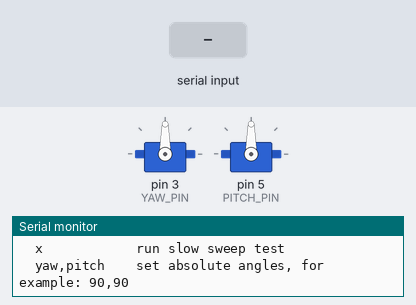
Simulated run of this sketch. Board: Arduino Nano, built with avr-gcc and run on an emulated ATmega328P. On the bench: 2 × servo, the last lines printed to the serial monitor. Inputs (shaded band) come from the test bench.

Above: at 1.5 s.
1.6 s: "x\n" received over Serial
At 1.75 s:
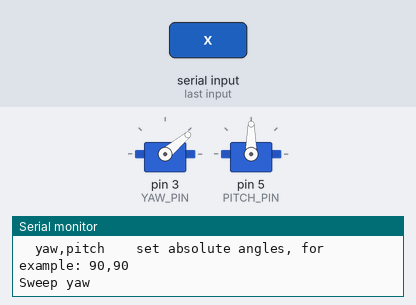
4.6 s: "c,1\n" received over Serial
7.6 s: "c,150\n" received over Serial
At 8.8 s:
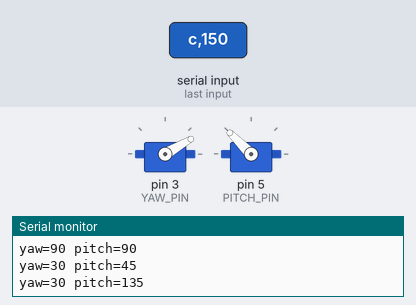
9.1 s: "x\n" received over Serial
At 9.57 s:
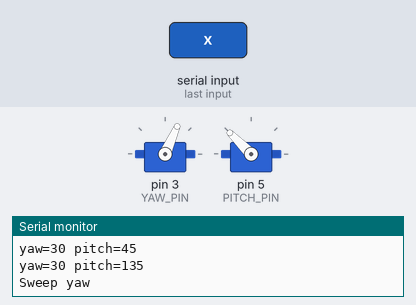
12.1 s: "x,1\n" received over Serial
15.1 s: "x,150\n" received over Serial
At 15.8 s:
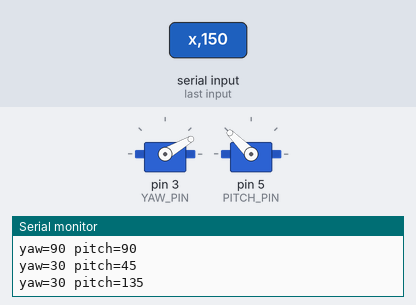
Timing chart, 0 to 17.6 s (numbered marks = the images above; inputs shaded):
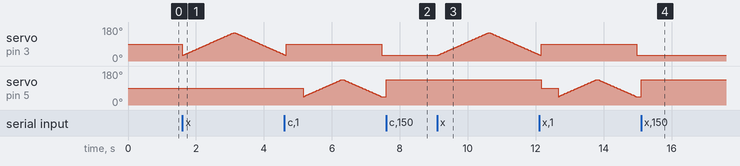

Measured:
- after the input at 7.6 s, servo on pin 5 (PITCH_PIN): 45° → 135° at once
- after the input at 9.1 s, servo on pin 3 (YAW_PIN): rises from 30° to 150° in 1.5 s, then falls to 34° in 1.5 s
- after the input at 15.1 s, servo on pin 5 (PITCH_PIN): 45° → 135° at once

The sketch:

nano_gimbal_test.ino
```cpp
#include <Servo.h>

const byte YAW_PIN = 3;
const byte PITCH_PIN = 5;

const int YAW_CENTER = 90;
const int PITCH_CENTER = 90;

// First keep a conservative range. Increase only after checking the mechanism.
const int YAW_MIN = 30;
const int YAW_MAX = 150;
const int PITCH_MIN = 45;
const int PITCH_MAX = 135;

const bool YAW_REVERSE = false;
const bool PITCH_REVERSE = false;

Servo yawServo;
Servo pitchServo;

int yawAngle = YAW_CENTER;
int pitchAngle = PITCH_CENTER;

int mapServoAngle(int angle, bool reverseAxis) {
  angle = constrain(angle, 0, 180);
  return reverseAxis ? 180 - angle : angle;
}

void writeGimbal(int yaw, int pitch) {
  yawAngle = constrain(yaw, YAW_MIN, YAW_MAX);
  pitchAngle = constrain(pitch, PITCH_MIN, PITCH_MAX);

  yawServo.write(mapServoAngle(yawAngle, YAW_REVERSE));
  pitchServo.write(mapServoAngle(pitchAngle, PITCH_REVERSE));

  Serial.print("yaw=");
  Serial.print(yawAngle);
  Serial.print(" pitch=");
  Serial.println(pitchAngle);
}

void printHelp() {
  Serial.println();
  Serial.println("2-DOF gimbal Nano test");
  Serial.println("Commands:");
  Serial.println("  c            center both servos");
  Serial.println("  w/s          pitch up/down");
  Serial.println("  a/d          yaw left/right");
  Serial.println("  x            run slow sweep test");
  Serial.println("  yaw,pitch    set absolute angles, for example: 90,90");
  Serial.println();
}

void sweepAxis(Servo &servo, int minAngle, int maxAngle, bool reverseAxis) {
  for (int angle = minAngle; angle <= maxAngle; angle += 2) {
    servo.write(mapServoAngle(angle, reverseAxis));
    delay(25);
  }
  for (int angle = maxAngle; angle >= minAngle; angle -= 2) {
    servo.write(mapServoAngle(angle, reverseAxis));
    delay(25);
  }
}

void runSweepTest() {
  Serial.println("Sweep yaw");
  sweepAxis(yawServo, YAW_MIN, YAW_MAX, YAW_REVERSE);
  writeGimbal(YAW_CENTER, PITCH_CENTER);
  delay(500);

  Serial.println("Sweep pitch");
  sweepAxis(pitchServo, PITCH_MIN, PITCH_MAX, PITCH_REVERSE);
  writeGimbal(YAW_CENTER, PITCH_CENTER);
}

void handleSerialLine(String line) {
  line.trim();
  if (line.length() == 0) {
    return;
  }

  if (line == "c") {
    writeGimbal(YAW_CENTER, PITCH_CENTER);
    return;
  }
  if (line == "x") {
    runSweepTest();
    return;
  }

  int commaIndex = line.indexOf(',');
  if (commaIndex > 0) {
    int yaw = line.substring(0, commaIndex).toInt();
    int pitch = line.substring(commaIndex + 1).toInt();
    writeGimbal(yaw, pitch);
    return;
  }

  char cmd = line.charAt(0);
  const int step = 5;

  if (cmd == 'a') {
    writeGimbal(yawAngle - step, pitchAngle);
  } else if (cmd == 'd') {
    writeGimbal(yawAngle + step, pitchAngle);
  } else if (cmd == 'w') {
    writeGimbal(yawAngle, pitchAngle + step);
  } else if (cmd == 's') {
    writeGimbal(yawAngle, pitchAngle - step);
  } else {
    printHelp();
  }
}

void setup() {
  Serial.begin(115200);

  yawServo.attach(YAW_PIN);
  pitchServo.attach(PITCH_PIN);
  delay(300);

  writeGimbal(YAW_CENTER, PITCH_CENTER);
  printHelp();
}

void loop() {
  if (Serial.available()) {
    String line = Serial.readStringUntil('\n');
    handleSerialLine(line);
  }
}
```
